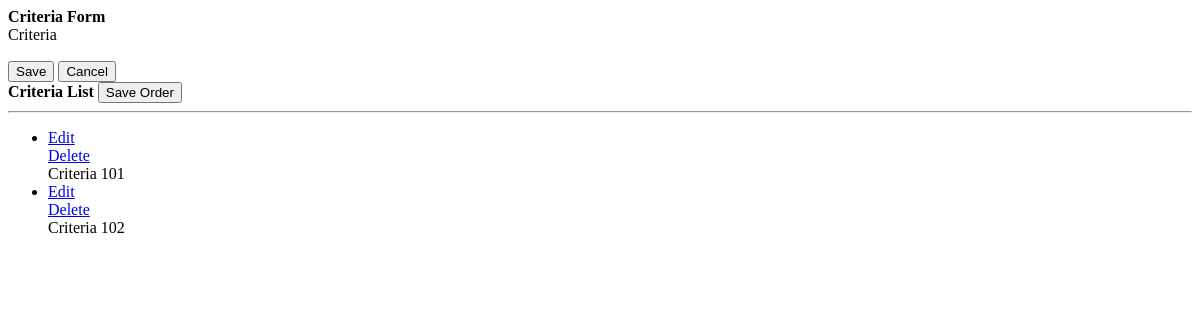
Before: /admin/criteria_list.php with the older database file.
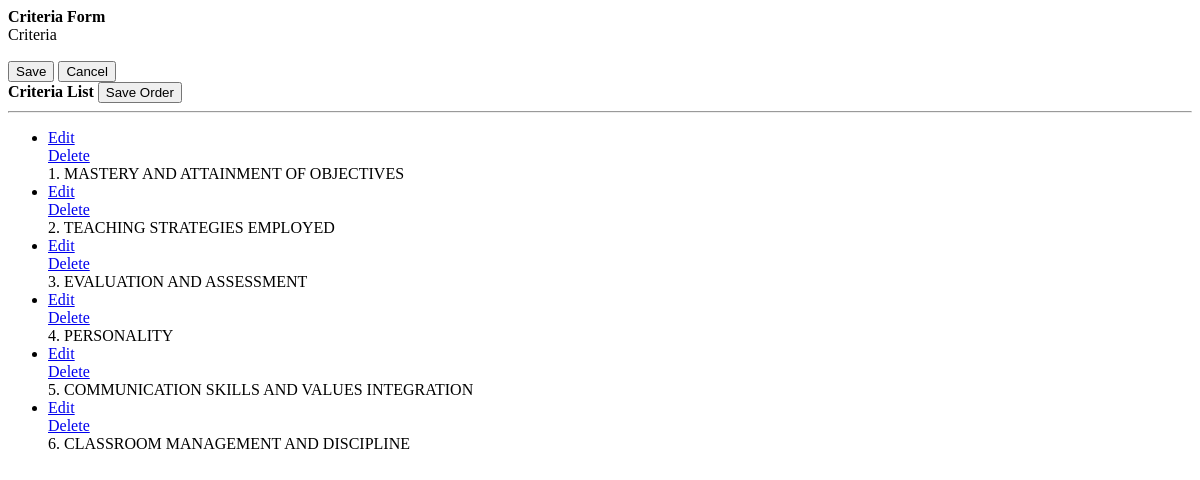
After: the same page with the newer database file.
### tables this page shows
CREATE TABLE `criteria_list` (
  `id` int(30) NOT NULL,
  `criteria` text NOT NULL,
  `order_by` int(30) NOT NULL
);

### admin/criteria_list.php (the view, shortened to what this page needs)
<?php include'db_connect.php' ?>
<div class="col-lg-12">
	<div class="card card-outline ">
		<div class="card-body">
			<div class="container-fluid">
				<div class="row">
					<div class="col-md-4">
						<div class="card card-outline" style="background:transparent !important; backdrop-filter: blur(10px); -webkit-backdrop-filter: blur(10px); border-radius: 15px; border:none;">
							<div class="card-header"><b>Criteria Form</b></div>
							<div class="card-body">
								<form action="" id="manage-criteria">
									<div class="form-group">
										<label for="">Criteria</label>
										<input type="text" name="criteria" class="form-control form-control-sm">
									</div>
								</form>
							</div>
							<div class="card-footer">
								<div class="d-flex justify-content-end w-100">
									<button class="btn btn-sm btn-primary btn-flat bg-gradient-primary mx-1" form="manage-criteria">Save</button>
									<button class="btn btn-sm btn-flat btn-secondary bg-gradient-secondary mx-1" form="manage-criteria" type="reset">Cancel</button>
								</div>
							</div>
						</div>
					</div>
					<div class="col-md-8">
						<div class="callout" style="background:transparent !important; backdrop-filter: blur(10px); -webkit-backdrop-filter: blur(10px); border-radius: 15px; border:none;">
							<?php
								$qry = $conn->query("SELECT * FROM criteria_list order by abs(order_by) asc ");
								if($qry->num_rows > 0):
							?>
							<div class="d-flex justify-content-between w-100">
								<label for=""><b>Criteria List</b></label>
									<button  class="btn btn-sm btn-primary btn-flat bg-gradient-primary mx-1" form="order-criteria">Save Order</button>
							</div>
							<hr>
							<form action="" id="order-criteria">
							<ul class="list-group btn col-md-8" id="ui-sortable-list">
								<?php
								while($row= $qry->fetch_assoc()):
								?>
								<li class="list-group-item text-left">
									<span class="btn-group dropright float-right">
									  <div class="dropdown-menu">
									     <a class="dropdown-item edit_criteria" href="javascript:void(0)" data-id="<?php echo $row['id'] ?>">Edit</a>
					                     <a class="dropdown-item delete_criteria" href="javascript:void(0)" data-id="<?php echo $row['id'] ?>">Delete  </a>
									  </div>
									</span>
									<i class="fa fa-bars"></i> <?php echo ucwords($row['criteria']) ?>
								</li>
								<?php endwhile; ?>
							</form>
							<?php else: ?>
								<center>There's no criteria in the database yet</center>
							<?php endif; ?>
						</div>
					</div>
				</div>
			</div>
		</div>
	</div>
</div>

### admin/criteria_list.php (style rules this page uses)
.card,.card-body { color: black; background: transparent!important; backdrop-filter: blur(10px); -webkit-backdrop-filter: blur(10px); border-radius: 15px; border: none; }
.form-control, .custom-select { background: rgba(255, 255, 255, 0.1); border: 1px solid rgba(255, 255, 255, 0.6); color: black; border-radius: 8px; }
.form-control::placeholder { color: rgba(255, 255, 255, 0.7); }

Changed rows visible on the page:
changed criteria_list: criteria "Criteria 101" → "1. MASTERY AND ATTAINMENT OF OBJECTIVES"
changed criteria_list: criteria "Criteria 102" → "2. TEACHING STRATEGIES EMPLOYED"
added criteria_list: criteria "3. EVALUATION AND ASSESSMENT"
added criteria_list: criteria "4. PERSONALITY"
added criteria_list: criteria "5. COMMUNICATION SKILLS AND VALUES INTEGRATION"
added criteria_list: criteria "6. CLASSROOM MANAGEMENT AND DISCIPLINE"
